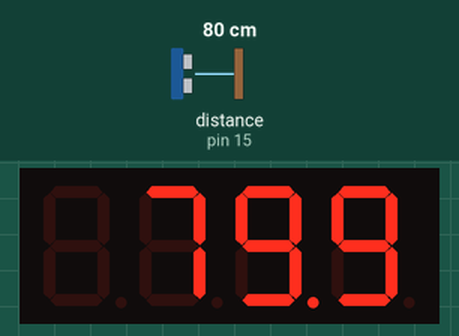
A sketch run on a simulated Arduino Uno, built with avr-gcc and run on an emulated ATmega328P. On the bench: 4-digit seven-segment display. Wiring (inferred from the names in the program): ultrasonic range finder: trigger pin 14; echo pin 15. Inputs (shaded band) come from the test bench; at power-on: distance to the obstacle (sensor on pin 15) 80 cm. The echo pulse lasts 58.3 µs per cm.

Above: at 1.2 s.
1.3 s: distance to the obstacle (sensor on pin 15) set to 18 cm
At 2.45 s:
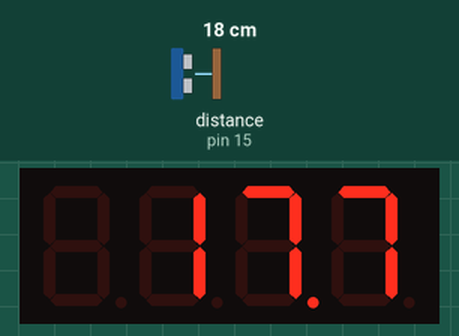
2.8 s: distance to the obstacle (sensor on pin 15) set to 2 cm
At 3.1 s:
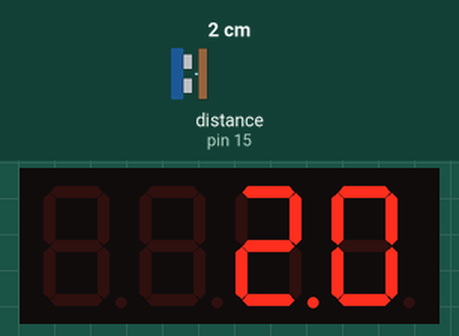
4.3 s: distance to the obstacle (sensor on pin 15) set to 35 cm
At 5.6 s:
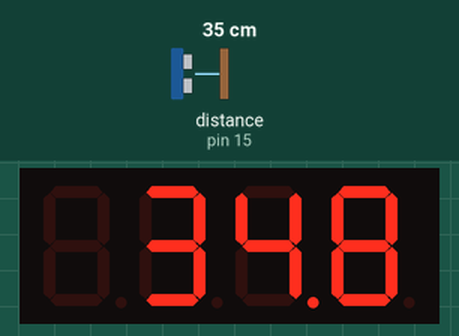
Timing chart, 0 to 7.3 s (numbered marks = the images above; inputs shaded):
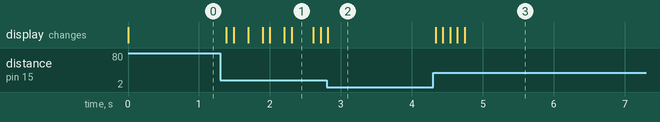

The sketch:

UltraSonic.ino
```cpp
#define trigPin 14
#define echoPin 15

#include <SevSeg.h>
SevSeg sevseg;

int nextChirp = 0;
float distance = 0;
float duration = 0;

void setup() {
  byte numDigits = 4;
  byte digitPins[] = {10, 11, 12, 13};
  byte segmentPins[] = {9, 2, 3, 5, 6, 8, 7, 4};

  bool resistorsOnSegments = false;
  sevseg.begin(COMMON_ANODE, numDigits, digitPins, segmentPins, resistorsOnSegments);
  sevseg.setBrightness(90);

  pinMode(trigPin, OUTPUT);
  pinMode(echoPin, INPUT);

  // Serial.begin(9600);
}

void loop() {
  if (millis() > nextChirp) {
    digitalWrite(trigPin, LOW);
    delayMicroseconds(2);

    digitalWrite(trigPin, HIGH);
    delayMicroseconds(10);
    digitalWrite(trigPin, LOW);

    duration = pulseIn(echoPin, HIGH);
    distance = (duration / 2) * 0.0344;

    if (distance < 2) distance = 2;
    if (distance > 400) distance = 400;

    // if (distance >= 400 || distance <= 2) {
      //Serial.print("Distance = ");
      //Serial.println("Out of range");
    // }

    nextChirp = millis() + 100;
  }

  // display the distance on the 7 seg display
  sevseg.setNumber(distance, 1);
  sevseg.refreshDisplay();
}
```

Measured:
- after the input at 1.3 s, the display: changes after 0.09 s (image 1)
- after the input at 4.3 s, the display: changes at once (image 3)
